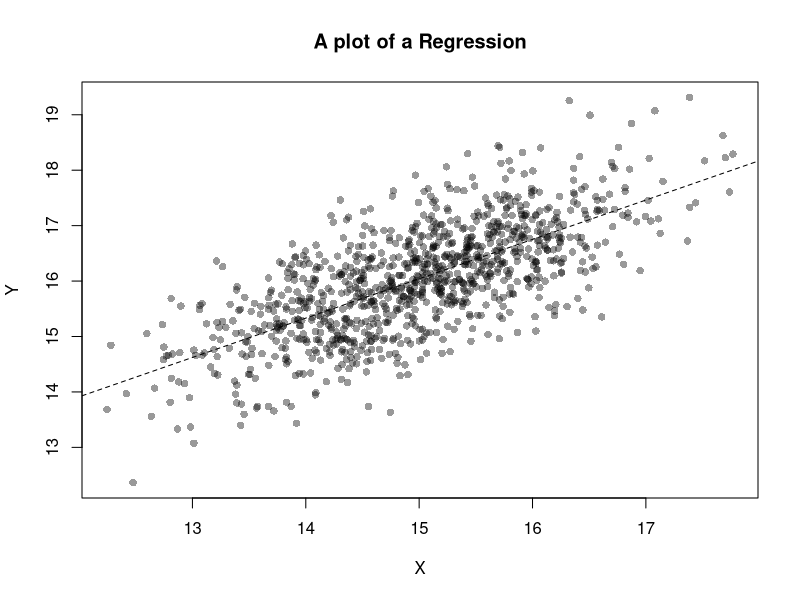

This figure's R source:
## Load library for mvrnorm function
library(MASS)

## Generate data
data <- mvrnorm(n = 1000,
                mu = c(15, 16),
                Sigma = matrix(c(1, .7, .7, 1), nrow = 2, byrow = T)
)
data <- as.data.frame(data)
colnames(data) <- c('x', 'y')

## Perform the regression
reg <- lm(y ~ x, data = data)

## Create a scatterplot of the data
plot(x = data$x, y = data$y,
     main = "A plot of a Regression",
     xlab = 'X', ylab = 'Y',
     pch = 16,
     col = rgb(0/255, 0/255, 0/255, .4)
)

## Add the regression line
abline(reg, lty = 2)